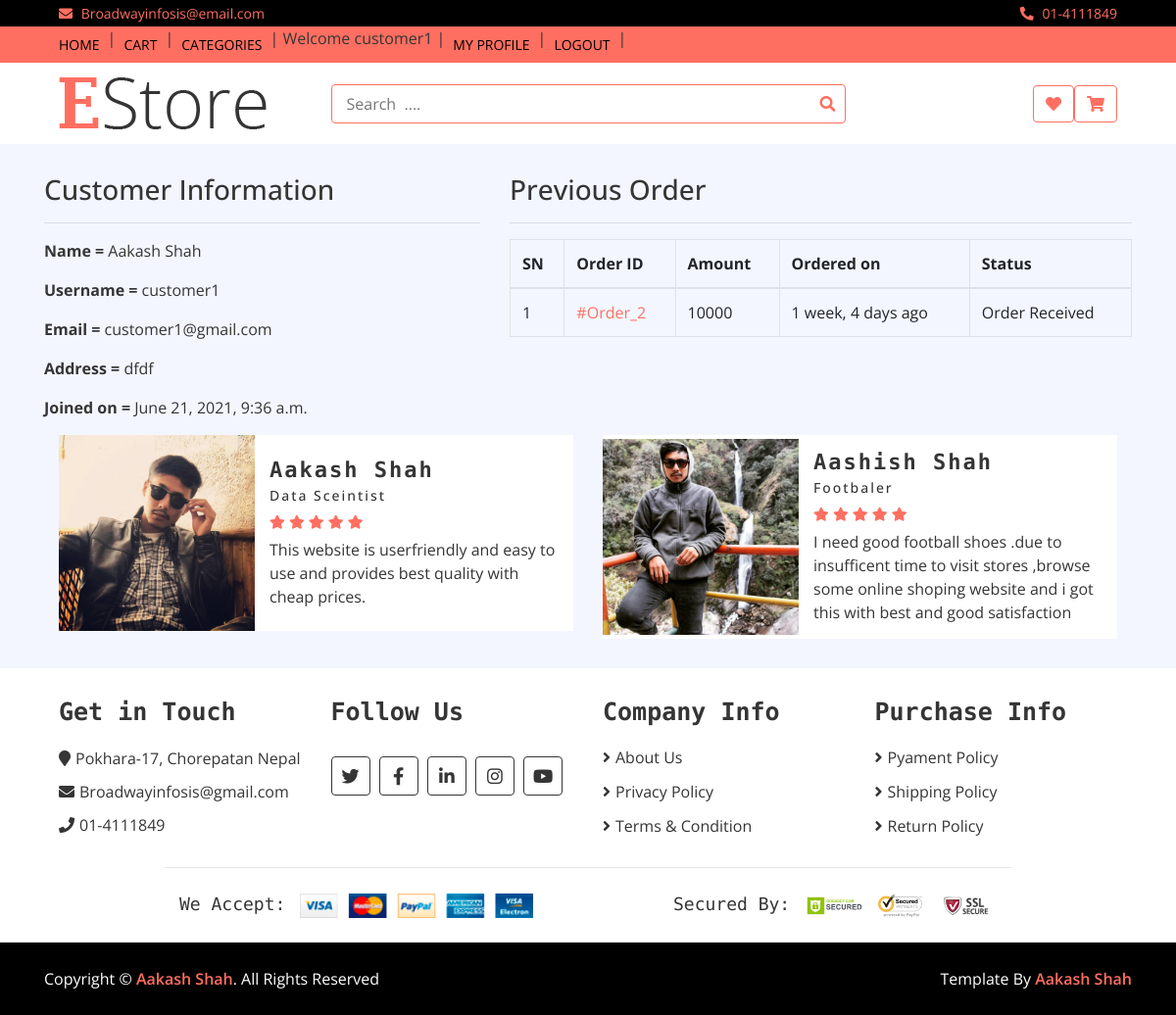
/profile/ (signed in), run on an earlier commit of the app's database.
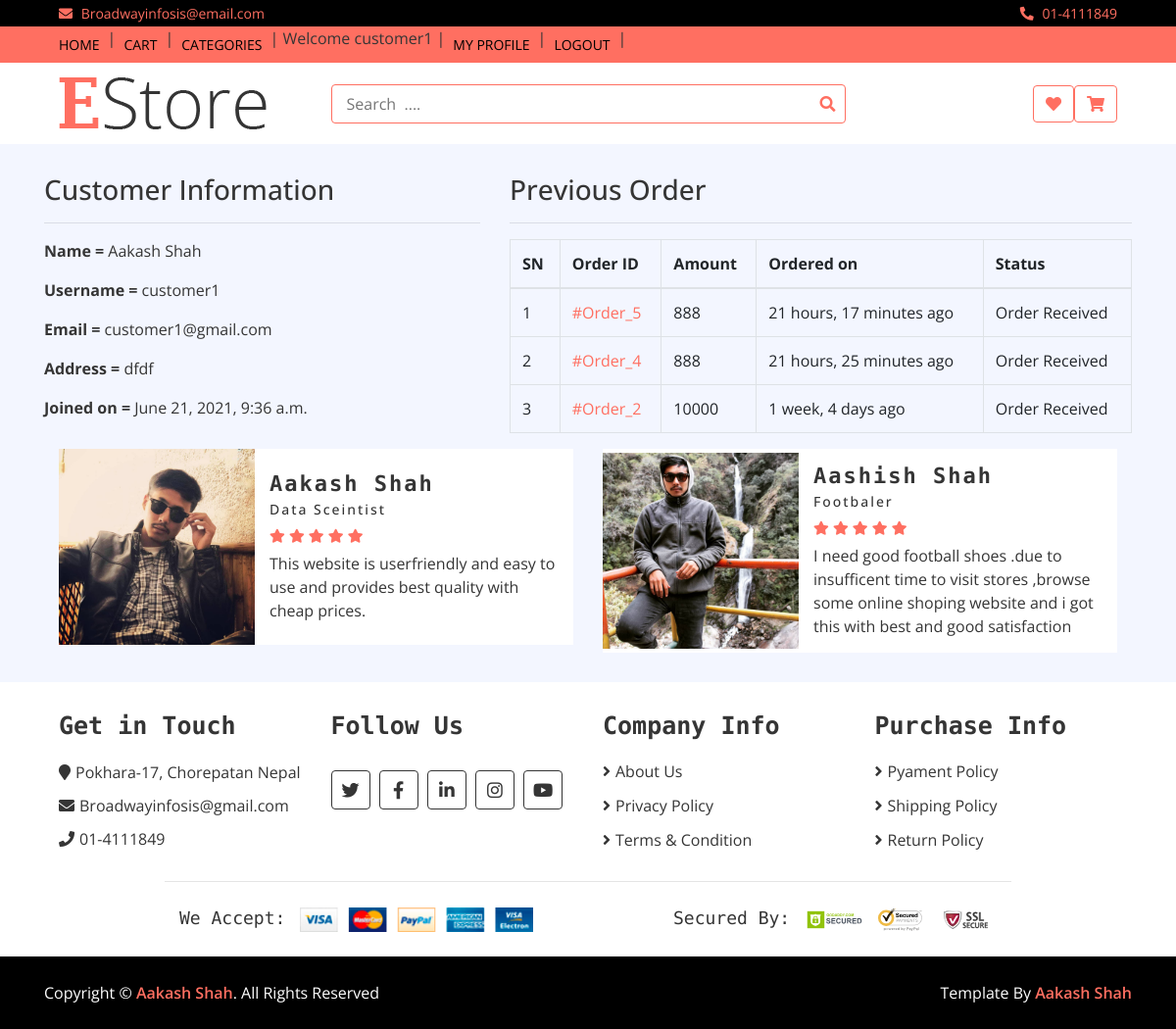
And on a later commit of the database.
### ecomapp/models.py (models this page shows, shortened)
class Customer(models.Model):
    user = models.OneToOneField(User,on_delete=models.CASCADE)
    full_name = models.CharField(max_length=200)
    address = models.CharField(max_length=200,null =True, blank=True)
    joined_on = models.DateTimeField(auto_now_add=True)

class Order(models.Model):
    cart = models.ForeignKey(Cart,on_delete=models.CASCADE)
    ordered_by = models.CharField(max_length=200)
    shipping_address = models.CharField(max_length=200)
    mobile = models.CharField(max_length=10)
    email = models.EmailField(null=True,blank=True)
    subtotal = models.PositiveIntegerField()
    total = models.PositiveIntegerField()
    order_status = models.CharField(max_length=60, choices=ORDER_STATUS)
    created_at = models.DateTimeField(auto_now_add=True)
    payment_method = models.CharField(max_length=20, choices=METHOD, default="Cash On Delivery")
    payment_completed = models.BooleanField(default=False, null=True, blank=True)

### ecomapp/views.py (the view)
# urls.py: path("profile/", CustomerProfileView.as_view(), name ="customerprofile"),
class CustomerProfileView(TemplateView):
    template_name = "customerprofile.html"
    def dispatch(self, request, *args, **kwargs):
        if request.user.is_authenticated and Customer.objects.filter(user=request.user).exists():
            pass
        else:
            return redirect("/login/?next=/profile/")
        return super().dispatch(request, *args, **kwargs)
    def get_context_data(self, **kwargs):
        context = super().get_context_data(**kwargs)
        customer = self.request.user.customer
        context['customer'] = customer
        orders = Order.objects.filter(cart__customer=customer).order_by("-id")
        context["orders"] = orders
        return context

### templates/customerprofile.html
{% extends 'base.html' %}
{% load static %}
{% block content %}
<div class="container">
    <div class="row">
        <div class="col-md-5">
            <h3>Customer Information</h3>
            <hr>
            <p><span class="font-weight-bold">Name = </span>{{customer.full_name}}</p>
            <p><span class="font-weight-bold">Username = </span>{{customer.user.username}}</p>
            <p><span class="font-weight-bold">Email = </span>{{customer.user.email}}</p>
            <p><span class="font-weight-bold">Address = </span>{{customer.address}}</p>
            <p><span class="font-weight-bold">Joined on = </span>{{customer.joined_on}}</p>
        </div>
        <div class="col-md-7">
            <h3>Previous Order</h3>
            <hr>
            <table class="table table-bordered">
                <thead>
                    <tr>
                        <th>SN</th>
                        <th>Order ID</th>
                        <th>Amount</th>
                        <th>Ordered on</th>
                        <th>Status</th>
                    </tr>
                </thead>
                <tbody>
                    {% for ord in orders %}
                    <tr>
                        <td>{{forloop.counter}}</td>
                        <td><a href="{% url 'ecomapp:customerorderdetail' ord.pk %}"> #Order_{{ord.id}}</a></td>
                        <td>{{ord.total}}</td>
                        <td>{{ord.created_at|timesince}} ago</td>
                        <td>{{ord.order_status}}</td>
                    </tr>
                    {%endfor%}
                </tbody>
            </table>
        </div>
    </div>
</div>
{% endblock %}

### templates/base.html (shortened to what this page needs)
<!DOCTYPE html>
{% load static %}
<html lang="en">
    <head>
        <link href="https://stackpath.bootstrapcdn.com/bootstrap/4.4.1/css/bootstrap.min.css" rel="stylesheet">
        <link href="https://cdnjs.cloudflare.com/ajax/libs/font-awesome/5.10.0/css/all.min.css" rel="stylesheet">
        <link href="{% static 'lib/slick/slick.css' %}" rel="stylesheet">
        <link href="{% static 'lib/slick/slick-theme.css' %}" rel="stylesheet">
        <link href="{% static 'css/style.css' %}" rel="stylesheet">
    </head>
    <body>
        <div class="top-bar">
            <div class="container-fluid">
                <div class="row">
                    <div class="col-sm-6">
                        <i class="fa fa-envelope"></i>
                        Broadwayinfosis@email.com
                    </div>
                    <div class="col-sm-6">
                        <i class="fa fa-phone-alt"></i>
                        01-4111849
                    </div>
                </div>
            </div>
        </div>
        <div class="nav">
            <div class="container-fluid">
                <nav class="navbar navbar-expand-md bg-dark navbar-dark">
                    <div class="collapse navbar-collapse justify-content-between" id="navbarCollapse">
                        <div class="navbar-nav mr-auto">
                            <a href="{% url 'ecomapp:home' %}" class="nav-item nav-link active">Home</a> |
                            <a href="{% url 'ecomapp:mycart' %}" class="nav-item nav-link active">Cart</a> |
                            <a href="{% url 'ecomapp:allproducts' %}" class="nav-item nav-link active">Categories</a> |
                            {% if request.user.customer %}
                            Welcome {{request.user.username}} |
                            <a href="{% url 'ecomapp:customerprofile' %}" class="nav-item nav-link active">My Profile</a> |
                            <a href="{% url 'ecomapp:customerlogout' %}" class="nav-item nav-link active">Logout</a> |
                            {% else %}
                            <a href="{% url 'ecomapp:customerregistration' %}" class="nav-item nav-link active">Registeration</a> |
                            <a href="{% url 'ecomapp:customerlogin' %}" class="nav-item nav-link active">Login</a> |
                            {% endif %}
                        </div>
                    </div>
                </nav>
            </div>
        </div>
        <div class="bottom-bar">
            <div class="container-fluid">
                <div class="row align-items-center">
                    <div class="col-md-3">
                        <div class="logo">
                            <a href="/">
                                <img src="{% static 'img/logo.png' %}">
                            </a>
                        </div>
                    </div>
                    <div class="col-md-6">
                        <form method="GET" action="{% url 'ecomapp:search' %}">
                        <div class="search">
                            <input name="keyword" type="text" placeholder="Search  ...." required>
                            <button type="submit"><i class="fa fa-search"></i></button>
                        </div>
                        </form>
                    </div>
                    <div class="col-md-3">
                        <div class="user">
                            <a href="wishlist.html" class="btn btn-wishlist">
                                <i class="fa fa-heart"></i>
                            </a>
                            <a href="" class="btn btn-cart">
                                <i class="fa fa-shopping-cart"></i>
                            </a>
                        </div>
                    </div>
                </div>
            </div>
        </div>
  {% block content %}
  {% endblock %}
    <div class="review">
        <div class="container-fluid">
            <div class="row align-items-center review-slider normal-slider">
                <div class="col-md-6">
                    <div class="review-slider-item">
                        <div class="review-img">
                            <img src="{% static 'img/man-2.jpg' %}" alt="Image">
                        </div>
                        <div class="review-text">
                            <h2>Aakash Shah</h2>
                            <h3>Data Sceintist</h3>
                            <div class="ratting">
                                <i class="fa fa-star"></i>
                                <i class="fa fa-star"></i>
                                <i class="fa fa-star"></i>
                                <i class="fa fa-star"></i>
                                <i class="fa fa-star"></i>
                            </div>
                            <p>
                                This website is userfriendly and easy to use and provides best quality with cheap prices.
                            </p>
                        </div>
                    </div>
                </div>
                <div class="col-md-6">
                    <div class="review-slider-item">
                        <div class="review-img">
                            <img src="{% static 'img/man-1.jpg' %}" alt="Image">
                        </div>
                        <div class="review-text">
                            <h2>Aashish Shah</h2>
                            <h3>Footbaler</h3>
                            <div class="ratting">
                                <i class="fa fa-star"></i>
                                <i class="fa fa-star"></i>
                                <i class="fa fa-star"></i>
                                <i class="fa fa-star"></i>
                                <i class="fa fa-star"></i>
                            </div>
                            <p>
                                I need good football shoes .due to insufficent time to visit stores ,browse some online shoping website
                                and i got this with best and good satisfaction
                            </p>
                        </div>
                    </div>
                </div>
            </div>
        </div>
    </div>
        <div class="footer">
            <div class="container-fluid">
                <div class="row">
                    <div class="col-lg-3 col-md-6">
                        <div class="footer-widget">
                            <h2>Get in Touch</h2>
                            <div class="contact-info">
                                <p><i class="fa fa-map-marker"></i>Pokhara-17, Chorepatan Nepal</p>
                                <p><i class="fa fa-envelope"></i>Broadwayinfosis@gmail.com</p>
                                <p><i class="fa fa-phone"></i>01-4111849</p>
                            </div>
                        </div>
                    </div>
                    <div class="col-lg-3 col-md-6">
                        <div class="footer-widget">
                            <h2>Follow Us</h2>
                            <div class="contact-info">
                                <div class="social">
                                    <a href="https://twitter.com" target="_blank"><i class="fab fa-twitter"></i></a>
                                    <a href="https://facebook.com" target="_blank"><i class="fab fa-facebook-f"></i></a>
                                    <a href="https://linkedin.com" target="_blank"><i class="fab fa-linkedin-in"></i></a>
                                    <a href="https://instagram.com" target="_blank"><i class="fab fa-instagram"></i></a>
                                    <a href="https://youtube.com" target="_blank"><i class="fab fa-youtube"></i></a>
                                </div>
                            </div>
                        </div>
                    </div>
                    <div class="col-lg-3 col-md-6">
                        <div class="footer-widget">
                            <h2>Company Info</h2>
                            <ul>
                                <li><a href="#">About Us</a></li>
                                <li><a href="#">Privacy Policy</a></li>
                                <li><a href="#">Terms & Condition</a></li>
                            </ul>
                        </div>
                    </div>
                    <div class="col-lg-3 col-md-6">
                        <div class="footer-widget">
                            <h2>Purchase Info</h2>
                            <ul>
                                <li><a href="#">Pyament Policy</a></li>
                                <li><a href="#">Shipping Policy</a></li>
                                <li><a href="#">Return Policy</a></li>
                            </ul>
                        </div>
                    </div>
                </div>
                <div class="row payment align-items-center">
                    <div class="col-md-6">
                        <div class="payment-method">
                            <h2>We Accept:</h2>
                            <img src="{% static 'img/payment-method.png' %}" alt="Payment Method" />
                        </div>
                    </div>
                    <div class="col-md-6">
                        <div class="payment-security">
                            <h2>Secured By:</h2>
                            <img src="{% static 'img/godaddy.svg' %}" alt="Payment Security" />
                            <img src="{% static 'img/norton.svg' %}" alt="Payment Security" />
                            <img src="{% static 'img/ssl.svg' %}" alt="Payment Security" />
                        </div>
                    </div>
                </div>
            </div>
        </div>
        <div class="footer-bottom">
            <div class="container">
                <div class="row">
                    <div class="col-md-6 copyright">
                        <p>Copyright &copy; <a href="https://htmlcodex.com">Aakash Shah</a>. All Rights Reserved</p>
                    </div>
                    <div class="col-md-6 template-by">
                        <p>Template By <a href="https://htmlcodex.com">Aakash Shah</a></p>
                    </div>
                </div>
            </div>
        </div>
    </body>
</html>

What changed in the data, as far as the page shows it:
added Order: id "5", total "888", created_at "21 hours, 17 minutes", order_status "Order Received"
added Order: id "4", total "888", created_at "21 hours, 25 minutes", order_status "Order Received"
